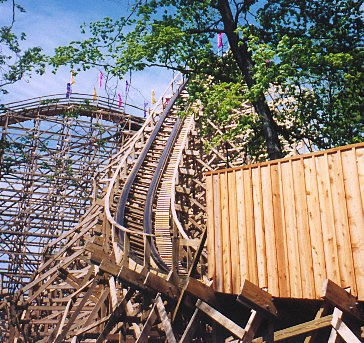
%> input picture left.jpg, 364 x 343 px
$ octave --eval "result = shirai;"   (GNU Octave 9; MATLAB toolbox functions it lacks are replaced by stand-ins)
%> lines starting %> are read from the running program, lines starting %| are printed output that depends on the picture
function [CorrespondingPoint] = shirai()
% This sctript demonstrate the basic feature based correspondence points
% matching algorithm.

clc
clear all

% Load and display original images.

LeftImage = imread('left.jpg');
%> LeftImage is the input picture: size 343x364x3 uint8; mean R, G, B 132.2, 122.3, 115
RightImage = imread('right.jpg');
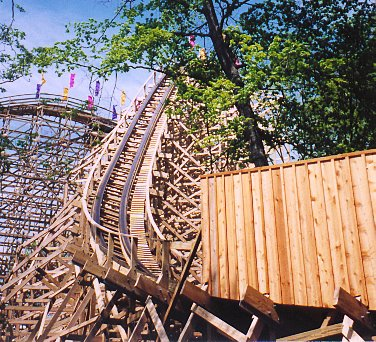
%> input picture right.jpg, 376 x 342 px
%> RightImage is the input picture: size 342x376x3 uint8; mean R, G, B 139.1, 122.4, 112

LeftImage = LeftImage([1:100],[1:100],:);
%> LeftImage: size 100x100x3 uint8
RightImage = RightImage([1:100],[1:100],:);
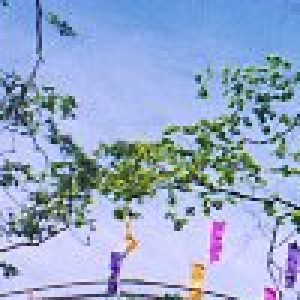
%> RightImage: size 100x100x3 uint8 (shown 3 times larger); mean R, G, B 149.7, 168.3, 201.4

[LeftHeight,LeftWidth] = size(LeftImage(:,:,1));
%> LeftHeight = 100; LeftWidth = 100
[RightHeight,RightWidth] = size(RightImage(:,:,1));
%> RightHeight = 100; RightWidth = 100
Height = min(LeftHeight,RightHeight);
%> Height = 100
Width = min(LeftWidth,RightWidth);
%> Width = 100
%Initialize Corresponding Point Matrix
CorrespondingPoint = zeros(Height,Width);
%> CorrespondingPoint: size 100x100 double; every value is 0
LeftImage = LeftImage([1:Height],[1:Width],:);
RightImage = RightImage([1:Height],[1:Width],:);
figure('Name','Original Left Image');
imshow(LeftImage);
title('Left RGB Image');
figure('Name','Original Right Image');
imshow(RightImage);
title('Right RGB Image');

% Convert images to grayscale images in order to reduce computational
% effort.
LeftImage = rgb2gray(LeftImage);
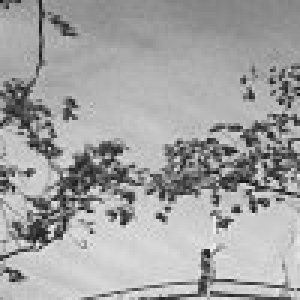
%> LeftImage: size 100x100 uint8 (shown 3 times larger); min 17, max 239, mean 162.3
LeftImage = double(LeftImage)/255;
%> LeftImage: size 100x100 double
RightImage = rgb2gray(RightImage);
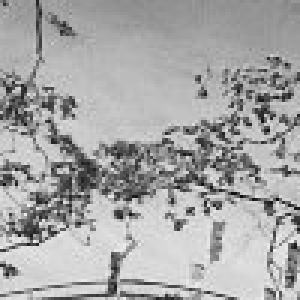
%> RightImage: size 100x100 uint8 (shown 3 times larger); min 9, max 241, mean 166.5
RightImage = double(RightImage)/255;
%> RightImage: size 100x100 double
figure('Name','Grayscaled Left Image');
imshow(LeftImage);
title('Left Grayscale Image');
figure('Name','Grayscaled Right Image');
imshow(RightImage);
title('Right Grayscale Image');

% Compute the image corresponding to the lest image.

EdgeImage = im2bw(LeftImage);
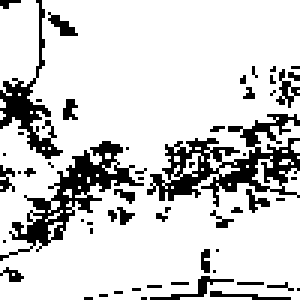
%> EdgeImage: size 100x100 logical (shown 3 times larger); 82% white; black in thin lines or dots
EdgeImage = double(EdgeImage);
%> EdgeImage: size 100x100 double; values 0 (black) and 1 (white), 82% white; black in thin lines or dots
EdgeImage = edge(EdgeImage,'prewitt');
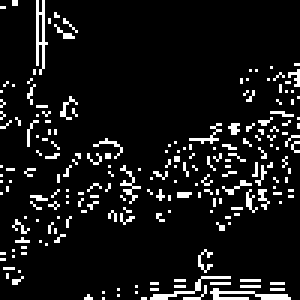
%> EdgeImage: size 100x100 logical (shown 3 times larger); 8.8% white in thin lines or dots
figure('Name','Thresholded Left Edge Image');
imshow(EdgeImage);

% Main algorithm for the correspondence problem.

% Set the window size.
W = 2;

% For each scan line.
for i = W+1:1:Height-W
    % For each pixel of the left image image within ths scan line.
    for j = W+1:1:Width - W
        [i,j]
        if (EdgeImage(i,j)==1)
            % Get left image window.
            LeftImageWindow = LeftImage([i-W:i+W],[j-W:j+W]);
            % Compute the mean intensity value of the left window.
            LeftWindowMean = mean(mean(LeftImageWindow));
            % Compute some auxiliary variables related to the left image
            % window.
            Mleft = LeftImageWindow - LeftWindowMean;
            Mleft_square = Mleft.^2;
            % Get the search area within the right image.
            SearchLine = [W+1:j];
            SearchLineWidth = length(SearchLine);
            % Initialize right image windows and corresponding means and
            % costs.
            RightImageWindows = cell(1,SearchLineWidth);
            RightImageMeans = zeros(1,SearchLineWidth);
            Cost = zeros(1,SearchLineWidth);
            % For each point in the search line of the right window compute
            % the corresponding cost.
            for m = 1:1:length(SearchLine)
                %m
                RightImageWindows{m} = RightImage([i-W:i+W],[SearchLine(m)-W:SearchLine(m)+W]);   %pairnei to kathe ena parathiraki
                %SH = [SearchLine(m)-W:SearchLine(m)+W]
                %SW = [j-W:j+W]
                RightImageMeans(m) = mean(mean(RightImageWindows{m}));
                % Compute some auxiliary variables related to the right image
                % window.
                Mright = RightImageWindows{m} - RightImageMeans(m);
                Mright_square = Mright.^2;
                % Compute the cost value associated with the current
                % window.
                Cost(m) = sum(sum(Mleft .* Mright)) / sqrt(sum(sum(Mleft_square))*sum(sum(Mright_square)));
                Cost
                %this also stays the same
                [maximum,maximum_index] = max(Cost);
                CorrespondingPoint(i,j) = maximum_index;
            end;
        end;
    end;
end;
%> this loop made 96 passes
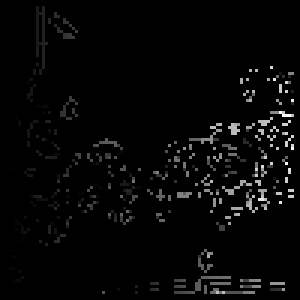
%> CorrespondingPoint: size 100x100 double (shown 3 times larger); min 0, max 95, mean 2.5; drawn with min black and max white
%> after the loop, Cost = 83 values, max 0.972 at index 48, min -0.393 at index 5, mean 0.275; LeftImageWindow = [0.843 0.863 0.863 0.824 0.761; 0.8 0.831 0.804 0.776 0.843; 0.824 0.82 0.835 0.851 0.831; 0.271 0.361 0.392 0.498 0.541; 0.643 0.522 0.471 0.294 0.329]; LeftWindowMean = 0.668; Mleft = [0.176 0.195 0.195 0.156 0.0932; 0.132 0.164 0.136 0.109 0.176; 0.156 0.152 0.168 0.183 0.164; -0.397 -0.307 -0.275 -0.17 -0.126; -0.0245 -0.146 -0.197 -0.373 -0.338]; Mleft_square = [0.0308 0.0381 0.0381 0.0243 0.00868; 0.0175 0.0268 0.0186 0.0119 0.0308; 0.0243 0.0231 0.0281 0.0336 0.0268; 0.158 0.0941 0.0759 0.0288 0.016; 0.000599 0.0213 0.0388 0.139 0.114]; Mright = [-0.00847 -0.0163 -0.00847 0.00329 0.019; 0.0151 0.0425 -0.0202 -0.0163 -0.000627; -0.00847 -0.0438 -0.0124 -0.0124 -0.000627; -0.0281 -0.000627 0.00329 -0.00455 -0.00847; 0.019 0.0229 -0.0163 0.0386 0.0425]; Mright_square = [7.18e-05 0.000266 7.18e-05 1.09e-05 0.00036; 0.000227 0.00181 0.000409 0.000266 3.94e-07; 7.18e-05 0.00192 0.000154 0.000154 3.94e-07; 0.000788 3.94e-07 1.09e-05 2.07e-05 7.18e-05; 0.00036 0.000524 0.000266 0.00149 0.00181]; RightImageMeans = 83 values, max 0.844 at index 83, min 0.504 at index 35, mean 0.685; RightImageWindows = 83 items; SearchLine = 83 values from 3 to 85; SearchLineWidth = 83; maximum = 0.972; maximum_index = 48
end
